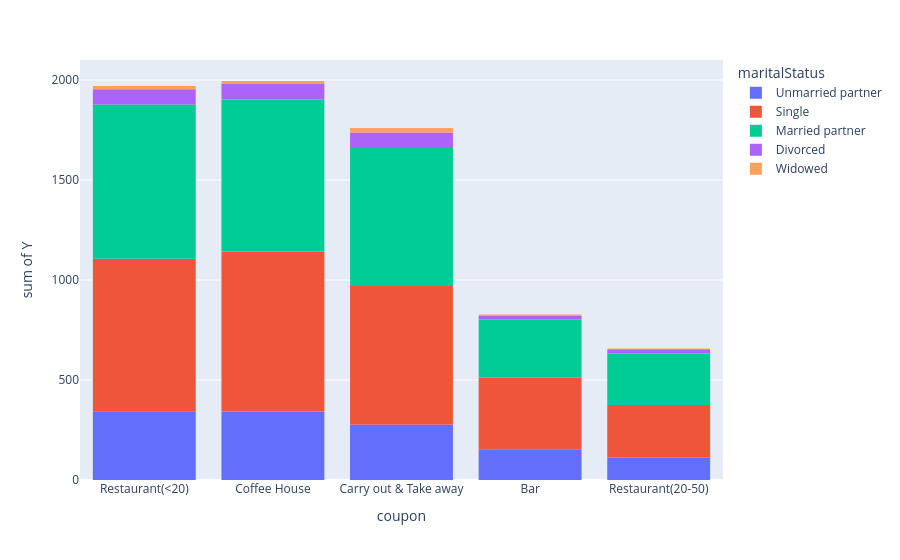

Notebook source saved alongside this figure:
### Code cell
# It looks like Single and Married partners accept the coupons the most compared to other status irrespective of the type of coupon.
px.histogram(data_frame=data, x='coupon', y='Y', color='maritalStatus')

### Figure 1 — Plotly figure (JSON) as saved in the notebook; plotly's stock layout.template omitted (floating-point values rounded to 4 significant figures; data arrays with more than 128 entries replaced by an {"elided": "..."} marker saying what was removed)
{"data": [{"bingroup": "x", "histfunc": "sum", "hovertemplate": "maritalStatus=Unmarried partner<br>coupon=%{x}<br>sum of Y=%{y}<extra></extra>", "legendgroup": "Unmarried partner", "marker": {"color": "#636efa", "pattern": {"shape": ""}}, "name": "Unmarried partner", "orientation": "v", "showlegend": true, "type": "histogram", "x": {"elided": "2186 str values"}, "xaxis": "x", "y": {"elided": "2186 int values"}, "yaxis": "y"}, {"bingroup": "x", "histfunc": "sum", "hovertemplate": "maritalStatus=Single<br>coupon=%{x}<br>sum of Y=%{y}<extra></extra>", "legendgroup": "Single", "marker": {"color": "#EF553B", "pattern": {"shape": ""}}, "name": "Single", "orientation": "v", "showlegend": true, "type": "histogram", "x": {"elided": "4752 str values"}, "xaxis": "x", "y": {"elided": "4752 int values"}, "yaxis": "y"}, {"bingroup": "x", "histfunc": "sum", "hovertemplate": "maritalStatus=Married partner<br>coupon=%{x}<br>sum of Y=%{y}<extra></extra>", "legendgroup": "Married partner", "marker": {"color": "#00cc96", "pattern": {"shape": ""}}, "name": "Married partner", "orientation": "v", "showlegend": true, "type": "histogram", "x": {"elided": "5100 str values"}, "xaxis": "x", "y": {"elided": "5100 int values"}, "yaxis": "y"}, {"bingroup": "x", "histfunc": "sum", "hovertemplate": "maritalStatus=Divorced<br>coupon=%{x}<br>sum of Y=%{y}<extra></extra>", "legendgroup": "Divorced", "marker": {"color": "#ab63fa", "pattern": {"shape": ""}}, "name": "Divorced", "orientation": "v", "showlegend": true, "type": "histogram", "x": {"elided": "516 str values"}, "xaxis": "x", "y": {"elided": "516 int values"}, "yaxis": "y"}, {"bingroup": "x", "histfunc": "sum", "hovertemplate": "maritalStatus=Widowed<br>coupon=%{x}<br>sum of Y=%{y}<extra></extra>", "legendgroup": "Widowed", "marker": {"color": "#FFA15A", "pattern": {"shape": ""}}, "name": "Widowed", "orientation": "v", "showlegend": true, "type": "histogram", "x": {"elided": "130 str values"}, "xaxis": "x", "y": {"elided": "130 int values"}, "yaxis": "y"}], "layout": {"barmode": "relative", "legend": {"title": {"text": "maritalStatus"}, "tracegroupgap": 0}, "margin": {"t": 60}, "xaxis": {"anchor": "y", "domain": [0, 1], "title": {"text": "coupon"}}, "yaxis": {"anchor": "x", "domain": [0, 1], "title": {"text": "sum of Y"}}}}
